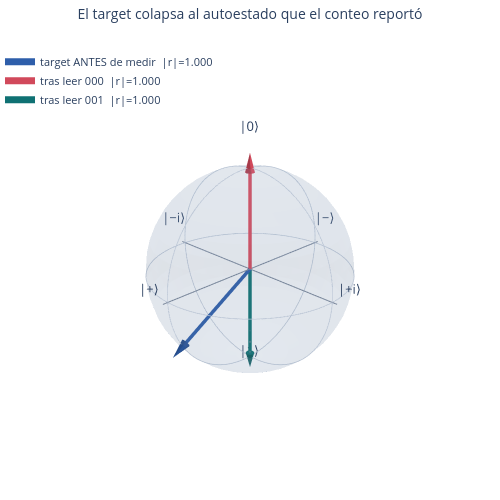

Notebook code cell kept with this figure:
### Markdown cell above
**Las barras siguen exactamente a $|c_k|^2$.** El registro de conteo está
muestreando el espectro de $U$ con los pesos del estado que le dimos.

## 5.3 Y el target queda preparado en el autoestado

Esta es la parte que suele sorprender. Si además de medir el conteo se mira en
qué quedó el target, se encuentra que colapsó **al autoestado
correspondiente**.
Aer permite guardar una matriz densidad por rama clásica, así que se ve
directo.

### Code cell
sim_dm = AerSimulator(method="density_matrix")
a = np.pi / 3                     # |c1|² = 0.75
qc_cond = qpe_superposicion(3, 0.125, a)
qc_cond.save_density_matrix(qubits=[3], label="target", conditional=True)
ramas = sim_dm.run(qc_cond, shots=16384).result().data(0)["target"]

print(f"target preparado: cos(a)|0> + sin(a)|1>  con |c1|² = {np.sin(a) ** 2:.2f}\n")
vectores = {"target ANTES de medir": utils.bloch_de_estado(
    Statevector(QuantumCircuit(1).compose(
        (lambda q: (q.ry(2 * a, 0), q)[1])(QuantumCircuit(1))))) }
for k in sorted(ramas):
    rho = DensityMatrix(np.asarray(ramas[k]))
    bits = format(int(k, 16), "03b")
    diag = np.round(np.real(np.diag(rho.data)), 4)
    print(f"  conteo = {bits} → φ = {int(bits, 2)}/8 = {int(bits, 2) / 8:.3f}"
          f"   ·   target: diag(ρ) = {diag}"
          f"   ·   {'|0⟩' if diag[0] > 0.99 else '|1⟩' if diag[1] > 0.99 else '?'}")
    vectores[f"tras leer {bits}"] = utils.bloch_de_estado(rho)

utils.bloch_plotly(vectores, titulo="El target colapsa al autoestado que el conteo reportó",
                   tamano=500).show()

### Figure 1 — Plotly figure (JSON) as saved in the notebook; plotly's stock layout.template omitted (floating-point values rounded to 4 significant figures; data arrays with more than 128 entries replaced by an {"elided": "..."} marker saying what was removed)
{"data": [{"colorscale": [[0, "#8fa6c4"], [1, "#8fa6c4"]], "hoverinfo": "skip", "opacity": 0.13, "showscale": false, "type": "surface", "x": {"elided": "36x24 float values"}, "y": {"elided": "36x24 float values"}, "z": {"elided": "36x24 float values"}}, {"hoverinfo": "skip", "line": {"color": "#b9c4d4", "width": 1.5}, "mode": "lines", "showlegend": false, "type": "scatter3d", "x": [1.0, 0.9978, 0.9913, 0.9804, 0.9652, 0.9458, 0.9223, 0.8947, 0.8633, 0.828, 0.7891, 0.7468, 0.7012, 0.6526, 0.6011, 0.5469, 0.4904, 0.4318, 0.3712, 0.309, 0.2455, 0.1809, 0.1155, 0.04958, -0.01653, -0.08258, -0.1483, -0.2133, -0.2774, -0.3403, -0.4017, -0.4613, -0.519, -0.5743, -0.6272, -0.6773, -0.7244, -0.7684, -0.809, -0.8461, -0.8795, -0.909, -0.9346, -0.956, -0.9733, -0.9864, -0.9951, -0.9995, -0.9995, -0.9951, -0.9864, -0.9733, -0.956, -0.9346, -0.909, -0.8795, -0.8461, -0.809, -0.7684, -0.7244, -0.6773, -0.6272, -0.5743, -0.519, -0.4613, -0.4017, -0.3403, -0.2774, -0.2133, -0.1483, -0.08258, -0.01653, 0.04958, 0.1155, 0.1809, 0.2455, 0.309, 0.3712, 0.4318, 0.4904, 0.5469, 0.6011, 0.6526, 0.7012, 0.7468, 0.7891, 0.828, 0.8633, 0.8947, 0.9223, 0.9458, 0.9652, 0.9804, 0.9913, 0.9978, 1.0], "y": [0.0, 0.06609, 0.1319, 0.1971, 0.2615, 0.3247, 0.3865, 0.4466, 0.5048, 0.5607, 0.6142, 0.665, 0.7129, 0.7577, 0.7992, 0.8372, 0.8715, 0.902, 0.9286, 0.9511, 0.9694, 0.9835, 0.9933, 0.9988, 0.9999, 0.9966, 0.9889, 0.977, 0.9608, 0.9403, 0.9158, 0.8872, 0.8548, 0.8186, 0.7789, 0.7357, 0.6894, 0.64, 0.5878, 0.533, 0.4759, 0.4168, 0.3558, 0.2933, 0.2294, 0.1646, 0.09905, 0.03306, -0.03306, -0.09905, -0.1646, -0.2294, -0.2933, -0.3558, -0.4168, -0.4759, -0.533, -0.5878, -0.64, -0.6894, -0.7357, -0.7789, -0.8186, -0.8548, -0.8872, -0.9158, -0.9403, -0.9608, -0.977, -0.9889, -0.9966, -0.9999, -0.9988, -0.9933, -0.9835, -0.9694, -0.9511, -0.9286, -0.902, -0.8715, -0.8372, -0.7992, -0.7577, -0.7129, -0.665, -0.6142, -0.5607, -0.5048, -0.4466, -0.3865, -0.3247, -0.2615, -0.1971, -0.1319, -0.06609, -2.449e-16], "z": [0.0, 0.0, 0.0, 0.0, 0.0, 0.0, 0.0, 0.0, 0.0, 0.0, 0.0, 0.0, 0.0, 0.0, 0.0, 0.0, 0.0, 0.0, 0.0, 0.0, 0.0, 0.0, 0.0, 0.0, 0.0, 0.0, 0.0, 0.0, 0.0, 0.0, 0.0, 0.0, 0.0, 0.0, 0.0, 0.0, 0.0, 0.0, 0.0, 0.0, 0.0, 0.0, 0.0, 0.0, 0.0, 0.0, 0.0, 0.0, 0.0, 0.0, 0.0, 0.0, 0.0, 0.0, 0.0, 0.0, 0.0, 0.0, 0.0, 0.0, 0.0, 0.0, 0.0, 0.0, 0.0, 0.0, 0.0, 0.0, 0.0, 0.0, 0.0, 0.0, 0.0, 0.0, 0.0, 0.0, 0.0, 0.0, 0.0, 0.0, 0.0, 0.0, 0.0, 0.0, 0.0, 0.0, 0.0, 0.0, 0.0, 0.0, 0.0, 0.0, 0.0, 0.0, 0.0, 0.0]}, {"hoverinfo": "skip", "line": {"color": "#b9c4d4", "width": 1.5}, "mode": "lines", "showlegend": false, "type": "scatter3d", "x": [1.0, 0.9978, 0.9913, 0.9804, 0.9652, 0.9458, 0.9223, 0.8947, 0.8633, 0.828, 0.7891, 0.7468, 0.7012, 0.6526, 0.6011, 0.5469, 0.4904, 0.4318, 0.3712, 0.309, 0.2455, 0.1809, 0.1155, 0.04958, -0.01653, -0.08258, -0.1483, -0.2133, -0.2774, -0.3403, -0.4017, -0.4613, -0.519, -0.5743, -0.6272, -0.6773, -0.7244, -0.7684, -0.809, -0.8461, -0.8795, -0.909, -0.9346, -0.956, -0.9733, -0.9864, -0.9951, -0.9995, -0.9995, -0.9951, -0.9864, -0.9733, -0.956, -0.9346, -0.909, -0.8795, -0.8461, -0.809, -0.7684, -0.7244, -0.6773, -0.6272, -0.5743, -0.519, -0.4613, -0.4017, -0.3403, -0.2774, -0.2133, -0.1483, -0.08258, -0.01653, 0.04958, 0.1155, 0.1809, 0.2455, 0.309, 0.3712, 0.4318, 0.4904, 0.5469, 0.6011, 0.6526, 0.7012, 0.7468, 0.7891, 0.828, 0.8633, 0.8947, 0.9223, 0.9458, 0.9652, 0.9804, 0.9913, 0.9978, 1.0], "y": [0.0, 0.0, 0.0, 0.0, 0.0, 0.0, 0.0, 0.0, 0.0, 0.0, 0.0, 0.0, 0.0, 0.0, 0.0, 0.0, 0.0, 0.0, 0.0, 0.0, 0.0, 0.0, 0.0, 0.0, 0.0, 0.0, 0.0, 0.0, 0.0, 0.0, 0.0, 0.0, 0.0, 0.0, 0.0, 0.0, 0.0, 0.0, 0.0, 0.0, 0.0, 0.0, 0.0, 0.0, 0.0, 0.0, 0.0, 0.0, 0.0, 0.0, 0.0, 0.0, 0.0, 0.0, 0.0, 0.0, 0.0, 0.0, 0.0, 0.0, 0.0, 0.0, 0.0, 0.0, 0.0, 0.0, 0.0, 0.0, 0.0, 0.0, 0.0, 0.0, 0.0, 0.0, 0.0, 0.0, 0.0, 0.0, 0.0, 0.0, 0.0, 0.0, 0.0, 0.0, 0.0, 0.0, 0.0, 0.0, 0.0, 0.0, 0.0, 0.0, 0.0, 0.0, 0.0, 0.0], "z": [0.0, 0.06609, 0.1319, 0.1971, 0.2615, 0.3247, 0.3865, 0.4466, 0.5048, 0.5607, 0.6142, 0.665, 0.7129, 0.7577, 0.7992, 0.8372, 0.8715, 0.902, 0.9286, 0.9511, 0.9694, 0.9835, 0.9933, 0.9988, 0.9999, 0.9966, 0.9889, 0.977, 0.9608, 0.9403, 0.9158, 0.8872, 0.8548, 0.8186, 0.7789, 0.7357, 0.6894, 0.64, 0.5878, 0.533, 0.4759, 0.4168, 0.3558, 0.2933, 0.2294, 0.1646, 0.09905, 0.03306, -0.03306, -0.09905, -0.1646, -0.2294, -0.2933, -0.3558, -0.4168, -0.4759, -0.533, -0.5878, -0.64, -0.6894, -0.7357, -0.7789, -0.8186, -0.8548, -0.8872, -0.9158, -0.9403, -0.9608, -0.977, -0.9889, -0.9966, -0.9999, -0.9988, -0.9933, -0.9835, -0.9694, -0.9511, -0.9286, -0.902, -0.8715, -0.8372, -0.7992, -0.7577, -0.7129, -0.665, -0.6142, -0.5607, -0.5048, -0.4466, -0.3865, -0.3247, -0.2615, -0.1971, -0.1319, -0.06609, -2.449e-16]}, {"hoverinfo": "skip", "line": {"color": "#b9c4d4", "width": 1.5}, "mode": "lines", "showlegend": false, "type": "scatter3d", "x": [0.0, 0.0, 0.0, 0.0, 0.0, 0.0, 0.0, 0.0, 0.0, 0.0, 0.0, 0.0, 0.0, 0.0, 0.0, 0.0, 0.0, 0.0, 0.0, 0.0, 0.0, 0.0, 0.0, 0.0, 0.0, 0.0, 0.0, 0.0, 0.0, 0.0, 0.0, 0.0, 0.0, 0.0, 0.0, 0.0, 0.0, 0.0, 0.0, 0.0, 0.0, 0.0, 0.0, 0.0, 0.0, 0.0, 0.0, 0.0, 0.0, 0.0, 0.0, 0.0, 0.0, 0.0, 0.0, 0.0, 0.0, 0.0, 0.0, 0.0, 0.0, 0.0, 0.0, 0.0, 0.0, 0.0, 0.0, 0.0, 0.0, 0.0, 0.0, 0.0, 0.0, 0.0, 0.0, 0.0, 0.0, 0.0, 0.0, 0.0, 0.0, 0.0, 0.0, 0.0, 0.0, 0.0, 0.0, 0.0, 0.0, 0.0, 0.0, 0.0, 0.0, 0.0, 0.0, 0.0], "y": [1.0, 0.9978, 0.9913, 0.9804, 0.9652, 0.9458, 0.9223, 0.8947, 0.8633, 0.828, 0.7891, 0.7468, 0.7012, 0.6526, 0.6011, 0.5469, 0.4904, 0.4318, 0.3712, 0.309, 0.2455, 0.1809, 0.1155, 0.04958, -0.01653, -0.08258, -0.1483, -0.2133, -0.2774, -0.3403, -0.4017, -0.4613, -0.519, -0.5743, -0.6272, -0.6773, -0.7244, -0.7684, -0.809, -0.8461, -0.8795, -0.909, -0.9346, -0.956, -0.9733, -0.9864, -0.9951, -0.9995, -0.9995, -0.9951, -0.9864, -0.9733, -0.956, -0.9346, -0.909, -0.8795, -0.8461, -0.809, -0.7684, -0.7244, -0.6773, -0.6272, -0.5743, -0.519, -0.4613, -0.4017, -0.3403, -0.2774, -0.2133, -0.1483, -0.08258, -0.01653, 0.04958, 0.1155, 0.1809, 0.2455, 0.309, 0.3712, 0.4318, 0.4904, 0.5469, 0.6011, 0.6526, 0.7012, 0.7468, 0.7891, 0.828, 0.8633, 0.8947, 0.9223, 0.9458, 0.9652, 0.9804, 0.9913, 0.9978, 1.0], "z": [0.0, 0.06609, 0.1319, 0.1971, 0.2615, 0.3247, 0.3865, 0.4466, 0.5048, 0.5607, 0.6142, 0.665, 0.7129, 0.7577, 0.7992, 0.8372, 0.8715, 0.902, 0.9286, 0.9511, 0.9694, 0.9835, 0.9933, 0.9988, 0.9999, 0.9966, 0.9889, 0.977, 0.9608, 0.9403, 0.9158, 0.8872, 0.8548, 0.8186, 0.7789, 0.7357, 0.6894, 0.64, 0.5878, 0.533, 0.4759, 0.4168, 0.3558, 0.2933, 0.2294, 0.1646, 0.09905, 0.03306, -0.03306, -0.09905, -0.1646, -0.2294, -0.2933, -0.3558, -0.4168, -0.4759, -0.533, -0.5878, -0.64, -0.6894, -0.7357, -0.7789, -0.8186, -0.8548, -0.8872, -0.9158, -0.9403, -0.9608, -0.977, -0.9889, -0.9966, -0.9999, -0.9988, -0.9933, -0.9835, -0.9694, -0.9511, -0.9286, -0.902, -0.8715, -0.8372, -0.7992, -0.7577, -0.7129, -0.665, -0.6142, -0.5607, -0.5048, -0.4466, -0.3865, -0.3247, -0.2615, -0.1971, -0.1319, -0.06609, -2.449e-16]}, {"hoverinfo": "skip", "line": {"color": "#7a879b", "width": 2}, "mode": "lines", "showlegend": false, "type": "scatter3d", "x": [1.05, -1.05], "y": [0, 0], "z": [0, 0]}, {"hoverinfo": "skip", "mode": "text", "showlegend": false, "text": ["|+⟩", "|−⟩"], "textfont": {"size": 13}, "type": "scatter3d", "x": [1.186, -1.186], "y": [0.0, 0.0], "z": [0.0, 0.0]}, {"hoverinfo": "skip", "line": {"color": "#7a879b", "width": 2}, "mode": "lines", "showlegend": false, "type": "scatter3d", "x": [0, 0], "y": [1.05, -1.05], "z": [0, 0]}, {"hoverinfo": "skip", "mode": "text", "showlegend": false, "text": ["|+i⟩", "|−i⟩"], "textfont": {"size": 13}, "type": "scatter3d", "x": [0.0, 0.0], "y": [1.186, -1.186], "z": [0.0, 0.0]}, {"hoverinfo": "skip", "line": {"color": "#7a879b", "width": 2}, "mode": "lines", "showlegend": false, "type": "scatter3d", "x": [0, 0], "y": [0, 0], "z": [1.05, -1.05]}, {"hoverinfo": "skip", "mode": "text", "showlegend": false, "text": ["|0⟩", "|1⟩"], "textfont": {"size": 13}, "type": "scatter3d", "x": [0.0, 0.0], "y": [0.0, 0.0], "z": [1.186, -1.186]}, {"hovertemplate": "target ANTES de medir<br>r=(0.866, 0.000, -0.500)<br>|r|=1.000<extra></extra>", "line": {"color": "#2E5EAA", "width": 7}, "mode": "lines", "name": "target ANTES de medir  |r|=1.000", "type": "scatter3d", "x": [0, 0.866], "y": [0, 0.0], "z": [0, -0.5]}, {"colorscale": [[0, "#2E5EAA"], [1, "#2E5EAA"]], "hoverinfo": "skip", "showscale": false, "sizemode": "absolute", "sizeref": 0.18, "type": "cone", "u": [0.1559], "v": [0.0], "w": [-0.09], "x": [0.866], "y": [0.0], "z": [-0.5]}, {"hovertemplate": "tras leer 000<br>r=(-0.000, 0.000, 1.000)<br>|r|=1.000<extra></extra>", "line": {"color": "#D1495B", "width": 7}, "mode": "lines", "name": "tras leer 000  |r|=1.000", "type": "scatter3d", "x": [0, -1.303e-16], "y": [0, 6.022e-16], "z": [0, 1.0]}, {"colorscale": [[0, "#D1495B"], [1, "#D1495B"]], "hoverinfo": "skip", "showscale": false, "sizemode": "absolute", "sizeref": 0.18, "type": "cone", "u": [-2.346e-17], "v": [1.084e-16], "w": [0.18], "x": [-1.303e-16], "y": [6.022e-16], "z": [1.0]}, {"hovertemplate": "tras leer 001<br>r=(0.000, -0.000, -1.000)<br>|r|=1.000<extra></extra>", "line": {"color": "#0F7173", "width": 7}, "mode": "lines", "name": "tras leer 001  |r|=1.000", "type": "scatter3d", "x": [0, 5.191e-17], "y": [0, -9.259e-18], "z": [0, -1.0]}, {"colorscale": [[0, "#0F7173"], [1, "#0F7173"]], "hoverinfo": "skip", "showscale": false, "sizemode": "absolute", "sizeref": 0.18, "type": "cone", "u": [9.344e-18], "v": [-1.667e-18], "w": [-0.18], "x": [5.191e-17], "y": [-9.259e-18], "z": [-1.0]}], "layout": {"height": 500, "legend": {"font": {"size": 11}, "x": 0, "y": 0.98}, "margin": {"b": 0, "l": 0, "r": 0, "t": 38}, "scene": {"aspectmode": "cube", "camera": {"eye": {"x": 1.35, "y": 1.35, "z": 0.85}}, "xaxis": {"range": [-1.3, 1.3], "showbackground": false, "showgrid": false, "showticklabels": false, "title": {"text": ""}, "zeroline": false}, "yaxis": {"range": [-1.3, 1.3], "showbackground": false, "showgrid": false, "showticklabels": false, "title": {"text": ""}, "zeroline": false}, "zaxis": {"range": [-1.3, 1.3], "showbackground": false, "showgrid": false, "showticklabels": false, "title": {"text": ""}, "zeroline": false}}, "showlegend": true, "title": {"font": {"size": 14}, "text": "El target colapsa al autoestado que el conteo reportó", "x": 0.5}, "width": 500}}
